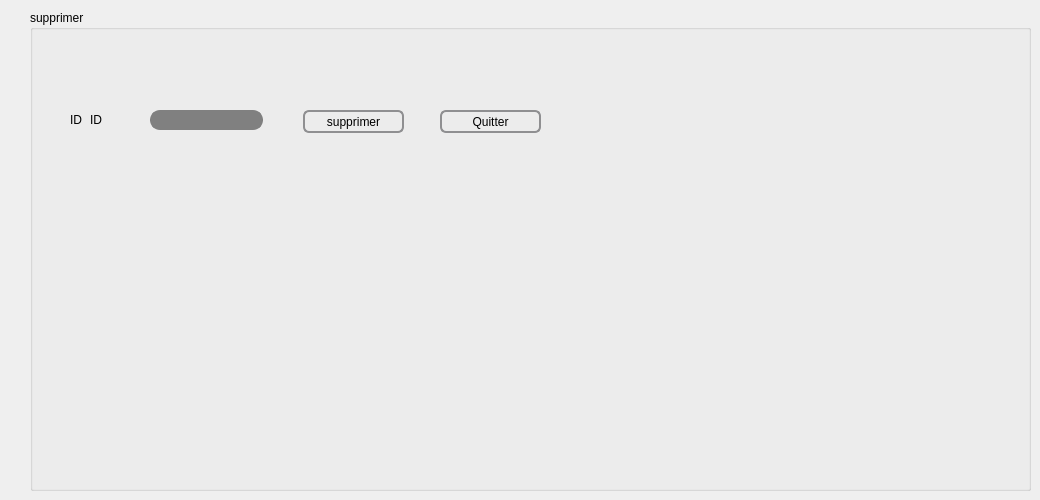
        <widget class="QWidget" name="tab_15">
         <attribute name="title">
          <string>supprimer </string>
         </attribute>
         <widget class="QPushButton" name="supprimer">
          <property name="geometry">
           <rect>
            <x>303</x>
            <y>110</y>
            <width>101</width>
            <height>23</height>
           </rect>
          </property>
          <property name="styleSheet">
           <string notr="true">QPushButton {
    border: 2px solid #8f8f91;
    border-radius: 6px;
    background-color: qlineargradient(x1: 0, y1: 0, x2: 0, y2: 1,
                                      stop: 0 #f6f7fa, stop: 1 #dadbde);
    min-width: 80px;
}

QPushButton:pressed {
    background-color: qlineargradient(x1: 0, y1: 0, x2: 0, y2: 1,
                                      stop: 0 #dadbde, stop: 1 #f6f7fa);
}

QPushButton:flat {
    border: none; /* no border for a flat push button */
}

QPushButton:default {
    border-color: navy; /* make the default button prominent */
}
</string>
          </property>
          <property name="text">
           <string>supprimer</string>
          </property>
          <property name="icon">
           <iconset>
            <normaloff>:/Downloads/delete.png</normaloff>:/Downloads/delete.png</iconset>
          </property>
         </widget>
         <widget class="QLineEdit" name="Id_2">
          <property name="geometry">
           <rect>
            <x>150</x>
            <y>110</y>
            <width>113</width>
            <height>20</height>
           </rect>
          </property>
          <property name="styleSheet">
           <string notr="true">QLineEdit {
    border: 2px solid gray;
    border-radius: 10px;
    padding: 0 8px;
    background: grey;
    selection-background-color: darkgray;
}
</string>
          </property>
         </widget>
         <widget class="QLabel" name="label_62">
          <property name="geometry">
           <rect>
            <x>70</x>
            <y>110</y>
            <width>31</width>
            <height>20</height>
           </rect>
          </property>
          <property name="styleSheet">
           <string notr="true">font: 25 8pt &quot;Footlight MT Light&quot;;</string>
          </property>
          <property name="text">
           <string>ID</string>
          </property>
         </widget>
         <widget class="QGroupBox" name="groupBox_14">
          <property name="geometry">
           <rect>
            <x>30</x>
            <y>10</y>
            <width>1001</width>
            <height>481</height>
           </rect>
          </property>
          <property name="title">
           <string>supprimer</string>
          </property>
          <widget class="QPushButton" name="pushButton_7">
           <property name="geometry">
            <rect>
             <x>410</x>
             <y>100</y>
             <width>101</width>
             <height>23</height>
            </rect>
           </property>
           <property name="styleSheet">
            <string notr="true">QPushButton {
    border: 2px solid #8f8f91;
    border-radius: 6px;
    background-color: qlineargradient(x1: 0, y1: 0, x2: 0, y2: 1,
                                      stop: 0 #f6f7fa, stop: 1 #dadbde);
    min-width: 80px;
}

QPushButton:pressed {
    background-color: qlineargradient(x1: 0, y1: 0, x2: 0, y2: 1,
                                      stop: 0 #dadbde, stop: 1 #f6f7fa);
}

QPushButton:flat {
    border: none; /* no border for a flat push button */
}

QPushButton:default {
    border-color: navy; /* make the default button prominent */
}
</string>
           </property>
           <property name="text">
            <string>Quitter</string>
           </property>
           <property name="icon">
            <iconset>
             <normaloff>:/Downloads/quitter.png</normaloff>:/Downloads/quitter.png</iconset>
           </property>
          </widget>
          <widget class="QLabel" name="label_111">
           <property name="geometry">
            <rect>
             <x>60</x>
             <y>100</y>
             <width>31</width>
             <height>20</height>
            </rect>
           </property>
           <property name="styleSheet">
            <string notr="true">font: 25 8pt &quot;Footlight MT Light&quot;;</string>
           </property>
           <property name="text">
            <string>ID</string>
           </property>
          </widget>
         </widget>
         <zorder>label_62</zorder>
         <zorder>groupBox_14</zorder>
         <zorder>supprimer</zorder>
         <zorder>Id_2</zorder>
        </widget>
